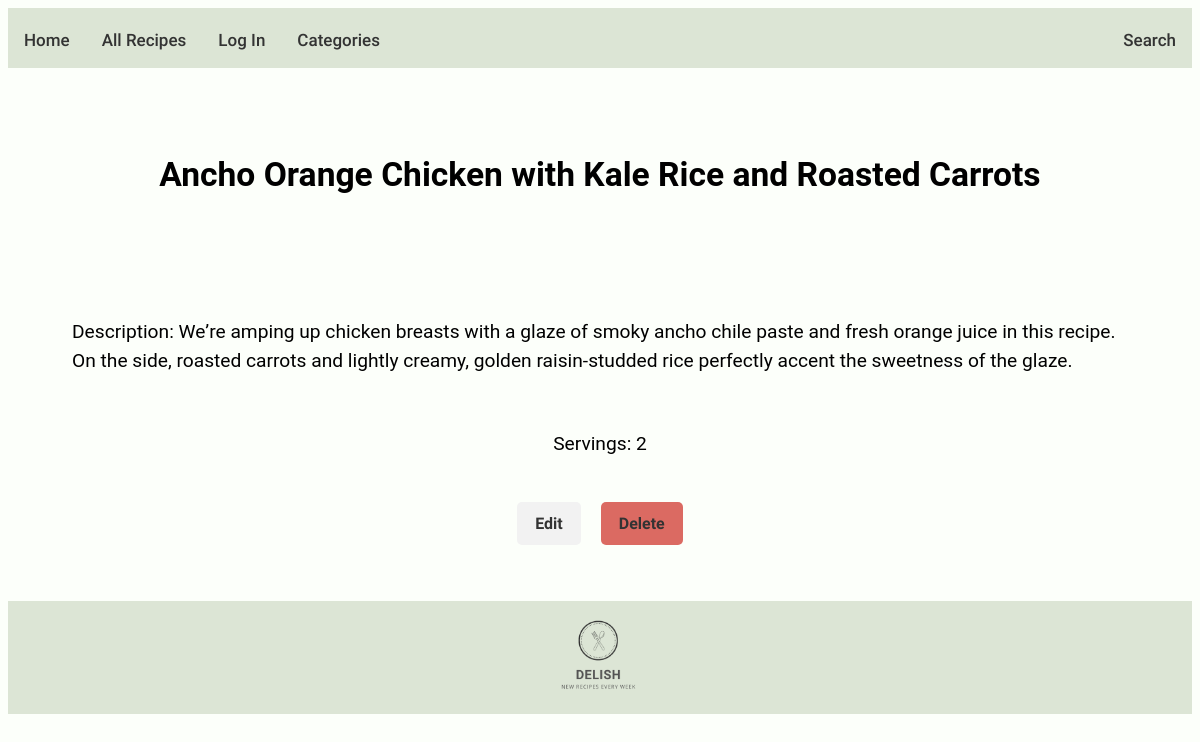
/admin/recipes/view_recipe.php?id=33, run on the app's committed database.
### tables this page shows
CREATE TABLE `add_recipes` (
  `id` int(11) NOT NULL,
  `title` varchar(250) NOT NULL,
  `prep_time` varchar(250) NOT NULL,
  `cook_time` varchar(250) NOT NULL,
  `servings` varchar(250) NOT NULL,
  `description` longtext NOT NULL,
  `ingredients` longtext NOT NULL,
  `step_1` longtext NOT NULL,
  `step_2` longtext NOT NULL,
  `step_3` longtext NOT NULL,
  `step_4` longtext NOT NULL,
  `step_5` longtext NOT NULL,
  `step_6` longtext NOT NULL,
  `file_id` int(11) NOT NULL
);

### admin/recipes/view_recipe.php (the view, shortened to what this page needs)
<?php require_once __DIR__  . '/../../_global/header.php';?>
<?php
if (isset($_GET['id'])) {
    $recipe_id = $_GET['id'];
    $query = 'SELECT recipe.id, recipe.title, recipe.description, recipe.servings, file.file_path ';
    $query .= 'FROM add_recipes AS recipe ';
    $query .= 'INNER JOIN files AS file ';
    $query .= 'ON recipe.file_id = file.id ';
    $query .= 'WHERE recipe.id = ' . $recipe_id;
    $db_results = mysqli_query($db_connection, $query);
    if ($db_results && $db_results->num_rows > 0) {
        $recipe = mysqli_fetch_assoc($db_results);
    } else {
        redirectTo('/admin/recipes?error=' . mysqli_error($db_connection));
    }
} else {
    redirectTo('/admin/recipes');
}
?>
<div class="viewcontainer">
<h1><?php echo $recipe['title']; ?>
  </h1>
    <p><img
      img width="150" alt=""></p>
    <p>Description: <?php echo $recipe['description']; ?>
    </p>
    <p>Servings: <?php echo $recipe['servings']; ?>
    <div class='view'>
    <a class="editbutton" href="<?php siteUrl('/admin/recipes/edit_recipe.php?id=')?><?php echo $recipe['id'];?>">Edit</a>
    <a class="deletebutton" href="<?php siteUrl('/admin/recipes/delete_recipe.php?id=')?><?php echo $recipe['id'];?>">Delete</a>
</div>
</div>
<div class="footer">
    <a href="<?php siteUrl('/home.php'); ?>"><img src="../../dist/images/foodie.png" alt="banner"></a>
</div>
</body>
<html>

### data on the page
add_recipes: title "Ancho Orange Chicken with Kale Rice and Roasted Carrots", description "Weʼre amping up chicken breasts with a glaze of smoky ancho chile paste and fresh orange juice in this recipe. On the side, roasted carrots and lightly creamy, golden raisin-studded rice perfectly accent the sweetness of the glaze.", servings "2"
